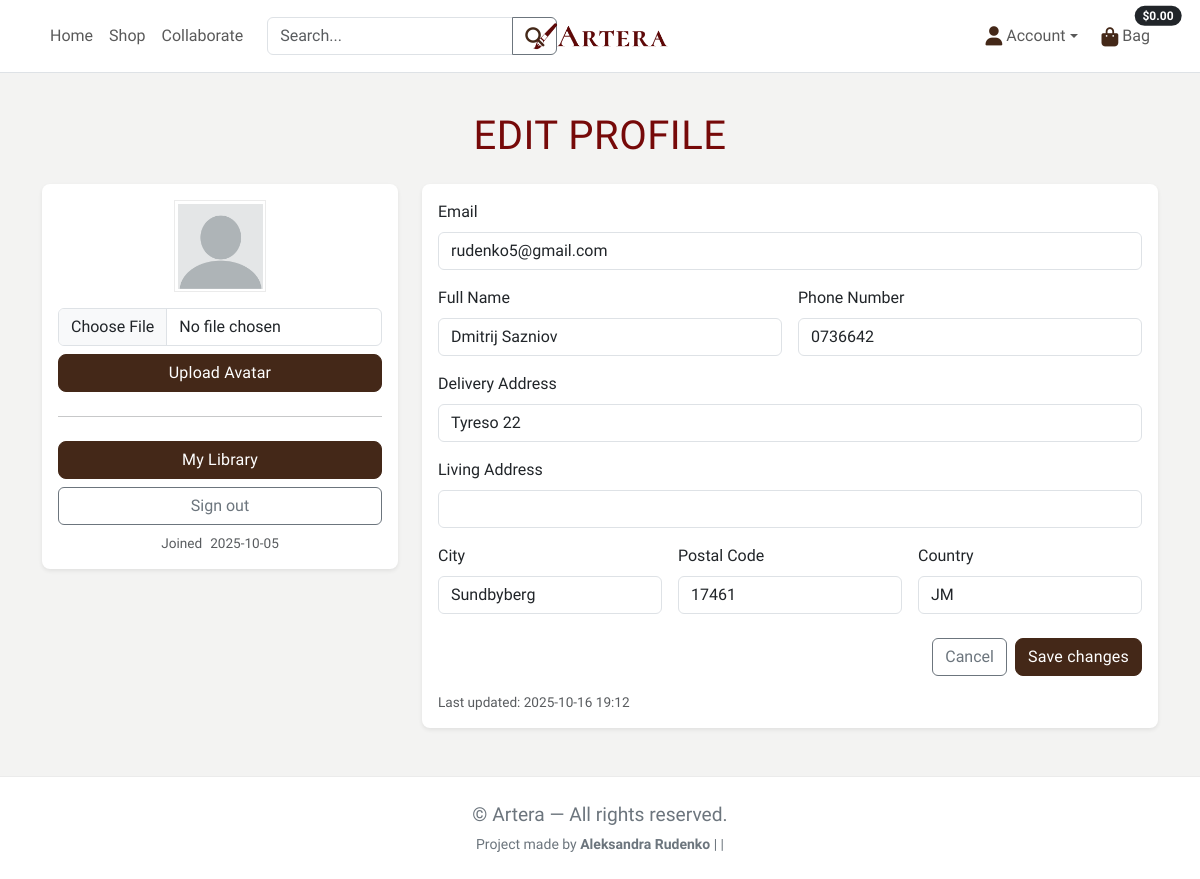
Page /profiles/ (signed in) on the earlier database version.
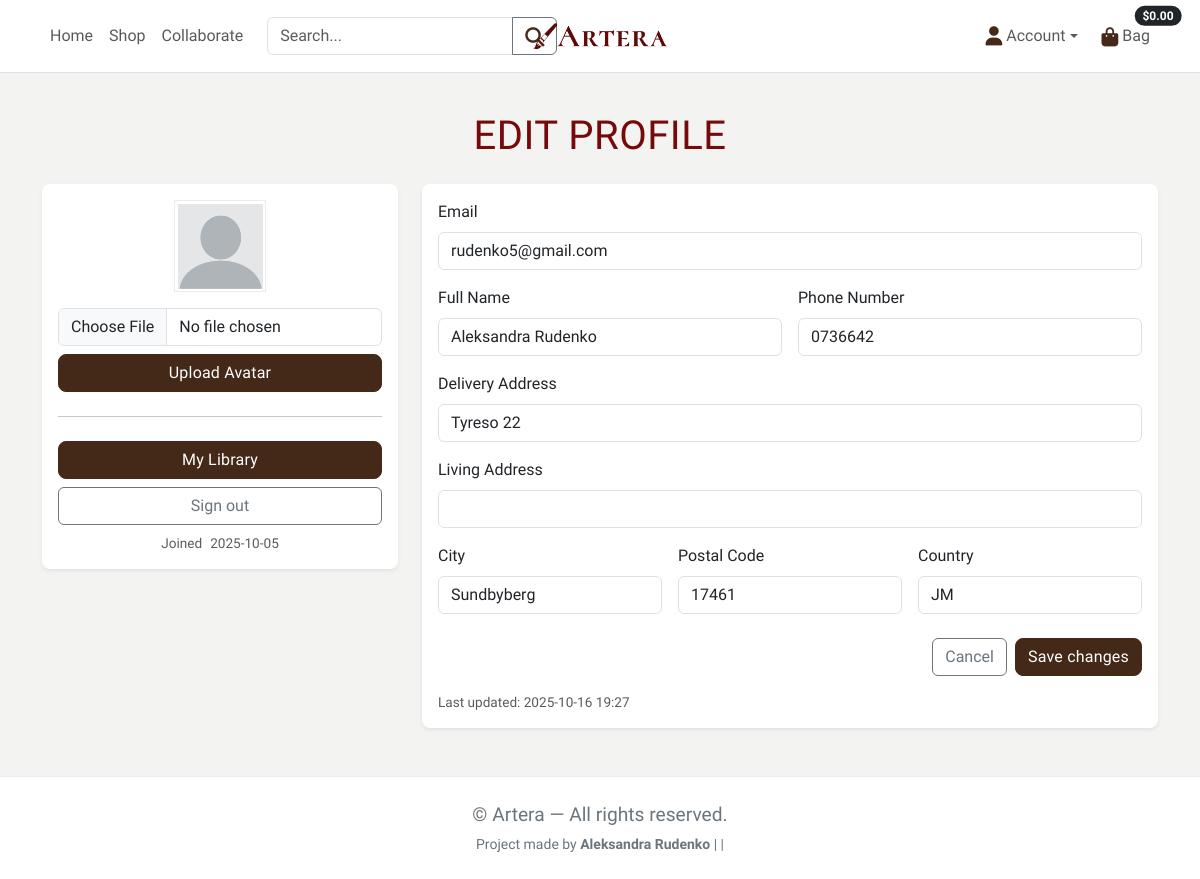
Same page on the later database version.
### profiles/models.py (models this page shows, shortened)
class Profile(models.Model):
    user = models.OneToOneField(settings.AUTH_USER_MODEL, on_delete=models.CASCADE)
    full_name = models.CharField(max_length=100, blank=True)
    phone_number = models.CharField(max_length=20, blank=True)
    address_line_delivery = models.CharField(max_length=255, blank=True)
    address_line_living = models.CharField(max_length=255, blank=True)
    city = models.CharField(max_length=100, blank=True)
    postal_code = models.CharField(max_length=20, blank=True)
    country = models.CharField(max_length=100, blank=True)
    created_at = models.DateTimeField(auto_now_add=True)
    updated_at = models.DateTimeField(auto_now=True)
    avatar = CloudinaryField('image', blank=True, null=True, folder='avatars')

### profiles/views.py (the view)
# urls.py: path('', views.profile, name='profile'),
@login_required
def profile(request):
    profile, _ = Profile.objects.get_or_create(user=request.user)
    if request.method == 'POST':
        form = ProfileForm(request.POST, instance=profile)
        new_email = (request.POST.get('email') or '').strip()
        if form.is_valid():
            with transaction.atomic():
                form.save()
                if new_email and new_email.lower() != (request.user.email or '').lower():
                    ea = EmailAddress.objects.filter(
                        user=request.user, email__iexact=new_email
                    ).first()
                    if not ea:
                        ea = EmailAddress(user=request.user, email=new_email, primary=False, verified=False)
                        ea.save()
                    ea.send_confirmation(request)
                    messages.info(request, "We sent a verification link to your new email. "
                                            "It will replace your current email after you confirm.")
                else:
                    messages.success(request, "Profile updated.")
            return redirect('profile')
        else:
            messages.error(request, "Please fix the errors below.")
    else:
        form = ProfileForm(instance=profile)
    return render(request, 'profiles/profile.html', {
        'form': form,
        'user_obj': request.user,
    })

### profiles/forms.py
class ProfileForm(forms.ModelForm):
    class Meta:
        model = Profile
        fields = [
            'full_name', 'phone_number', 'address_line_delivery',
            'address_line_living', 'city', 'postal_code', 'country'
        ]
        widgets = {
            'full_name': forms.TextInput(attrs={'class': 'form-control'}),
            'phone_number': forms.TextInput(attrs={'class': 'form-control'}),
            'address_line_delivery': forms.TextInput(attrs={'class': 'form-control'}),
            'address_line_living': forms.TextInput(attrs={'class': 'form-control'}),
            'city': forms.TextInput(attrs={'class': 'form-control'}),
            'postal_code': forms.TextInput(attrs={'class': 'form-control'}),
            'country': forms.TextInput(attrs={'class': 'form-control'}),
        }
        labels = {
            'full_name': 'Full Name',
            'phone_number': 'Phone Number',
            'address_line_delivery': 'Delivery Address',
            'address_line_living': 'Living Address',
            'city': 'City',
            'postal_code': 'Postal Code',
            'country': 'Country',
        }

### bag/contexts.py (called while the page is built, shortened)
def bag_contents(request):
    bag_items = []
    total = 0
    product_count = 0
    bag = request.session.get('bag', {})
    if total < getattr(settings, 'FREE_DELIVERY_THRESHOLD', 0):
        delivery = total * Decimal(getattr(settings, 'STANDARD_DELIVERY_PERCENTAGE', 0) / 100)
        free_delivery_delta = getattr(settings, 'FREE_DELIVERY_THRESHOLD', 0) - total
    else:
        delivery = 0
        free_delivery_delta = 0
    grand_total = delivery + total
    context = {
        'bag_items': bag_items,
        'total': total,
        'product_count': product_count,
        'delivery': delivery,
        'free_delivery_delta': free_delivery_delta,
        'free_delivery_threshold': getattr(settings, 'FREE_DELIVERY_THRESHOLD', 0),
        'grand_total': grand_total,
    }
    return context

### profiles/templates/profiles/profile.html (shortened to what this page needs)
{% extends "base.html" %}
{% load static %}
{% block content %}
<div class="container py-5 profile">
    <h1 class="mb-4 text-center">Edit Profile</h1>
    <div class="row g-4">
        <div class="col-12 col-lg-4">
            <div class="card border-0 shadow-sm rounded-3">
                <div class="card-body text-center">
                    <div class="avatar mb-3 mx-auto">
                        {% if form.instance.avatar %}
                        <img src="{{ form.instance.avatar.url }}" alt="Avatar" class="avatar-image">
                        {% else %}
                        <img src="{% static 'images/default-avatar.png' %}" alt="Default avatar" class="avatar-image">
                        {% endif %}
                    </div>
                    <form method="post" action="{% url 'avatar_upload' %}" enctype="multipart/form-data"
                        class="d-grid gap-2 mb-2">
                        <input type="file" name="avatar" class="form-control" accept="image/*" required>
                        <button class="btn btn-dark" type="submit">Upload Avatar</button>
                    </form>
                    <hr class="my-4">
                    <div class="d-grid gap-2">
                        <a href="{% url 'library' %}" class="btn btn-dark">My Library</a>
                        <a href="{% url 'account_logout' %}" class="btn btn-outline-secondary">Sign out</a>
                        <div class="small text-muted">
                            <span class="me-2">Joined</span>{{ user_obj.date_joined|date:"Y-m-d" }}
                        </div>
                    </div>
                </div>
            </div>
        </div>
        <div class="col-12 col-lg-8">
            <div class="card border-0 shadow-sm rounded-3">
                <div class="card-body">
                    <form method="post" novalidate>
                        <div class="mb-3">
                            <label class="form-label">Email</label>
                            <input type="email" name="email" value="{{ user_obj.email }}" class="form-control">
                        </div>
                        <div class="row g-3">
                            <div class="col-md-6">
                                <label class="form-label">{{ form.full_name.label }}</label>
                                {{ form.full_name }}
                            </div>
                            <div class="col-md-6">
                                <label class="form-label">{{ form.phone_number.label }}</label>
                                {{ form.phone_number }}
                            </div>
                            <div class="col-12">
                                <label class="form-label">{{ form.address_line_delivery.label }}</label>
                                {{ form.address_line_delivery }}
                            </div>
                            <div class="col-12">
                                <label class="form-label">{{ form.address_line_living.label }}</label>
                                {{ form.address_line_living }}
                            </div>
                            <div class="col-md-4">
                                <label class="form-label">{{ form.city.label }}</label>
                                {{ form.city }}
                            </div>
                            <div class="col-md-4">
                                <label class="form-label">{{ form.postal_code.label }}</label>
                                {{ form.postal_code }}
                            </div>
                            <div class="col-md-4">
                                <label class="form-label">{{ form.country.label }}</label>
                                {{ form.country }}
                            </div>
                        </div>
                        <div class="d-flex gap-2 justify-content-end mt-4">
                            <a href="{% url 'all_artworks' %}" class="btn btn-outline-secondary">Cancel</a>
                            <button type="submit" class="btn btn-dark">Save changes</button>
                        </div>
                    </form>
                    <div class="small text-muted mt-3">
                        Last updated:
                        {% if form.instance.updated_at %}{{ form.instance.updated_at|date:"Y-m-d H:i" }}{% else %}—{% endif %}
                    </div>
                </div>
            </div>
        </div>
    </div>
</div>
{% endblock %}

### templates/base.html (shortened to what this page needs)
{% load static %}
<!DOCTYPE html>
<html lang="en">
<head>
    {% block links %}
    <link href="https://cdn.jsdelivr.net/npm/bootstrap@5.3.3/dist/css/bootstrap.min.css" rel="stylesheet">
    <link href="https://cdnjs.cloudflare.com/ajax/libs/font-awesome/6.4.0/css/all.min.css" rel="stylesheet">
    <link rel="stylesheet" href="{% static 'css/base.css' %}">
    {% endblock %}
</head>
<body>
    <header class="fixed-top bg-white border-bottom">
        <nav class="navbar navbar-expand-md navbar-light bg-white">
            <div class="container position-relative">
                <a class="navbar-brand position-absolute top-50 start-50 translate-middle" href="{% url 'home' %}">
                    <img src="{% static 'images/logo.png' %}" alt="Artera logo" style="height:34px;">
                </a>
                <div class="collapse navbar-collapse d-none d-md-flex">
                    <ul class="navbar-nav me-auto align-items-center">
                        <li class="nav-item"><a class="nav-link" href="{% url 'home' %}">Home</a></li>
                        <li class="nav-item"><a class="nav-link" href="{% url 'all_artworks' %}">Shop</a></li>
                        <li class="nav-item"><a class="nav-link" href="">Collaborate</a></li>
                        <li class="nav-item">
                            <form class="d-flex ms-3" method="get" action="{% url 'artwork_search' %}">
                                <div class="input-group">
                                    <input type="text" name="q" value="{{ request.GET.q|default:'' }}"
                                        class="form-control" placeholder="Search...">
                                    <button class="btn btn-outline-secondary" type="submit"></button>
                                </div>
                            </form>
                        </li>
                    </ul>
                    <ul class="navbar-nav ms-auto align-items-center">
                        <li class="nav-item dropdown">
                            <a class="nav-link dropdown-toggle d-flex align-items-center" href="#" id="accountMenu"
                                role="button" data-bs-toggle="dropdown" aria-expanded="false">
                                <i class="fas fa-user me-1"></i> Account
                            </a>
                        </li>
                        <li class="nav-item ms-2">
                            <a class="nav-link position-relative" href="{% url 'view_bag' %}">
                                <i class="fas fa-shopping-bag"></i> Bag
                                <span
                                    class="position-absolute top-0 start-100 translate-middle badge rounded-pill bg-dark">
                                    {% if grand_total %}
                                    ${{ grand_total|floatformat:2 }}
                                    {% else %}
                                    $0.00
                                    {% endif %}
                                </span>
                            </a>
                        </li>
                    </ul>
                </div>
            </div>
        </nav>
    </header>
    <main>
        {% block content %}
        {% endblock %}
    </main>
    <footer class="footer py-4">
        <p class="mb-1">
            © {{ now|date:"Y" }} Artera — All rights reserved.
        </p>
        <p class="small mb-0">
            Project made by <strong>Aleksandra Rudenko</strong> |
            <a href="https://github.com/alexdotrud" target="_blank" rel="noopener noreferrer"></a> |
        </p>
    </footer>
</body>
</html>

### static/css/base.css (style rules this page uses)
:root { --primary-font: "Cardo", serif; --primary-color: #442818; --secondary-color: #760909; --accent-1: #C2D2C2; --accent-1-dark: #2D4739; --bg-color: #F3F3F2; --surface: #FFFFFF; --ink: #1f1f1f; --muted: #6c757d; --border: rgba(0, 0, 0, .08); --shadow-sm: 0 6px 18px rgba(0, 0, 0, .08); --shadow-md: 0 10px 24px rgba(0, 0, 0, .1); --radius: 12px; }
body { font-family: var(--primary-font); background: var(--bg-color); color: var(--ink); display: flex; flex-direction: column; min-height: 100vh; }
main { margin-top: 64px; flex: 1; }
h1, h2 { font-family: var(--primary-font); color: var(--secondary-color); letter-spacing: 0.5px; text-transform: uppercase; }
p { font-size: 1.2rem; }
header { background-color: var(--bg-color); padding: 0.25rem 0.5rem; min-height: 65px; border-bottom: 1px solid #eaeaea; }
header .navbar { min-height: 64px; position: relative; }
header .navbar-brand { position: absolute; top: 50%; left: 50%; transform: translate(-50%, -50%); margin: 0; z-index: 1040; }
.card p, .card .text-muted { font-size: 0.85rem; }
.avatar-image { width: 85px; height: 85px; }
.profile .card { border: 1px solid var(--border); box-shadow: var(--shadow); overflow: hidden; }
.profile .avatar { width: 92px; height: 92px; display: grid; place-items: center; margin-bottom: 0.5rem; border: 1px solid var(--border); }
.footer { background: var(--surface); border-top: 1px solid var(--border); color: var(--surface); text-align: center; padding: 1rem 0; }
.footer p, .footer a { color: var(--muted); }
.btn-dark { background: var(--primary-color); border-color: var(--primary-color); color: #fff; border-radius: 8px; letter-spacing: 0.2px; }
a { color: var(--primary-color); text-decoration: none; }
i { color: var(--primary-color); font-size: 1.2rem; transition: color 0.2s ease, transform 0.2s ease; vertical-align: middle; }

Differences in the rows shown:
changed Profile "Tyreso 22": full_name "Dmitrij Sazniov" → "Aleksandra Rudenko"; instance.updated_at "2025-10-16 19:12" → "2025-10-16 19:27"
